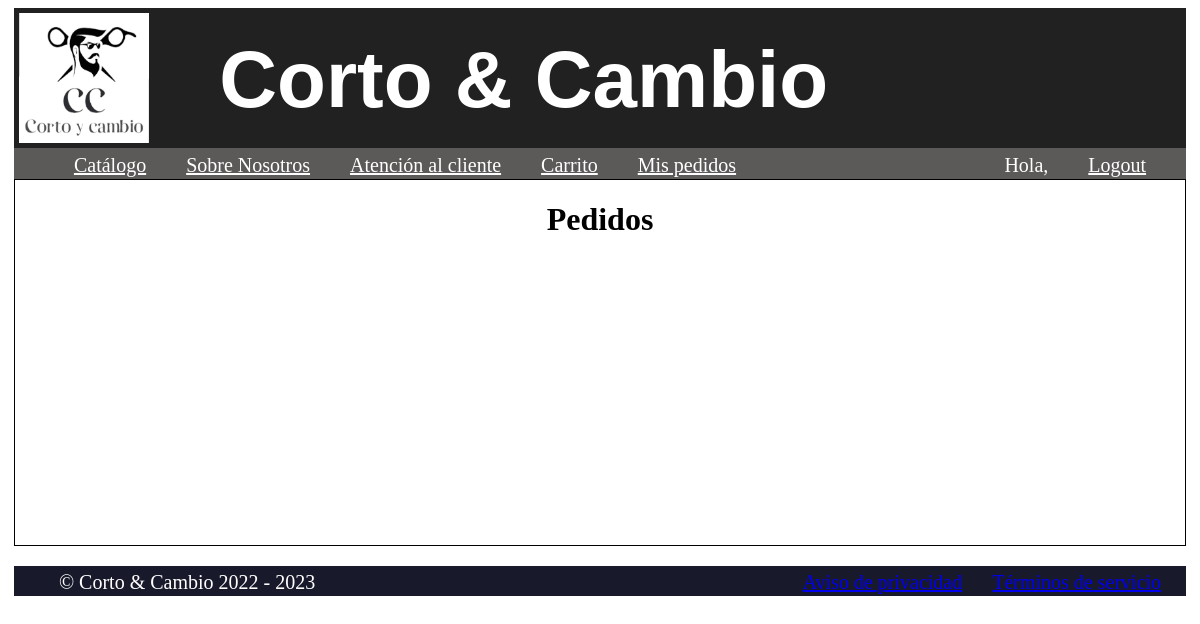
Before: /shop/orders/my_orders (signed in) with the older database file.
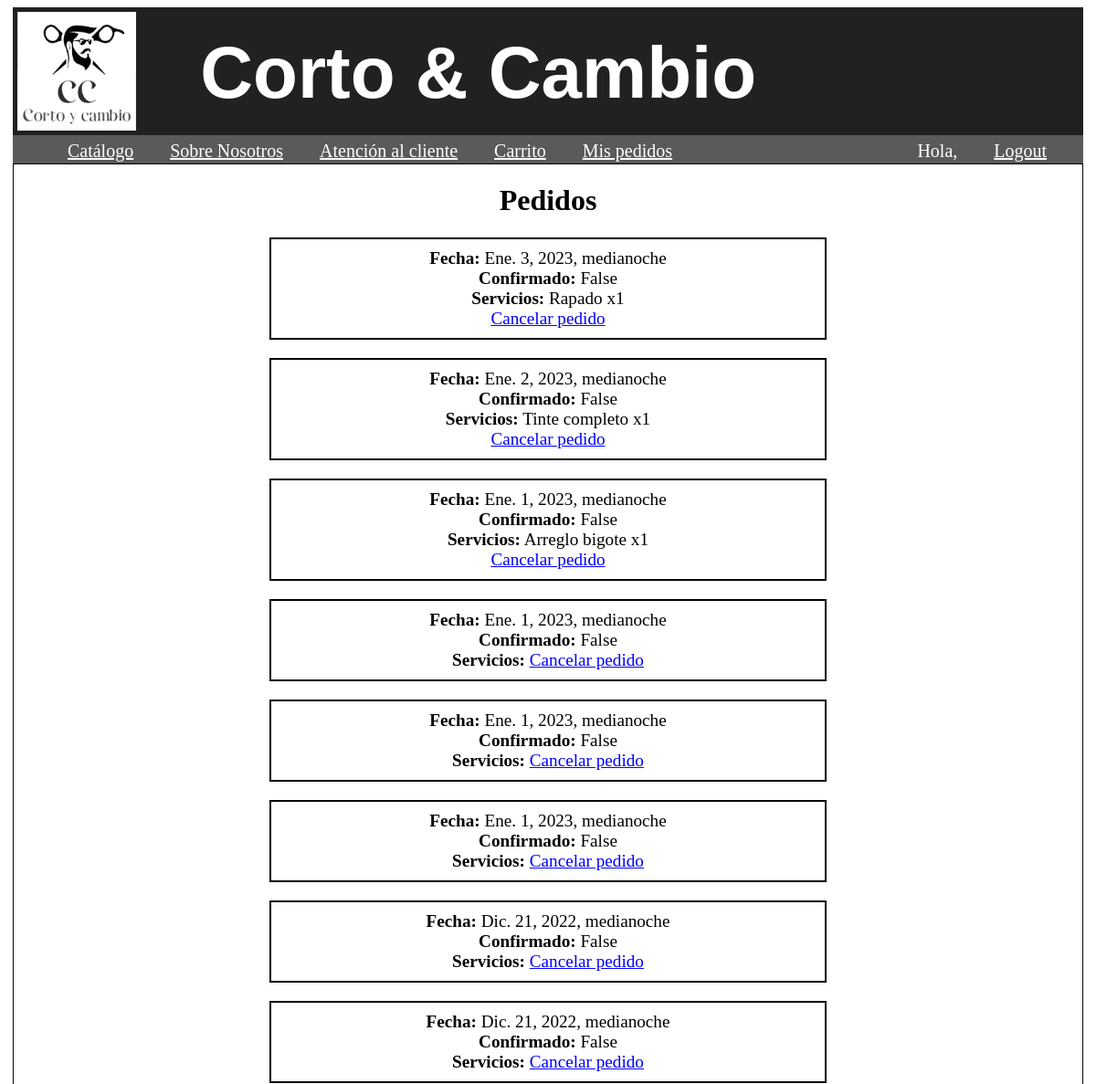
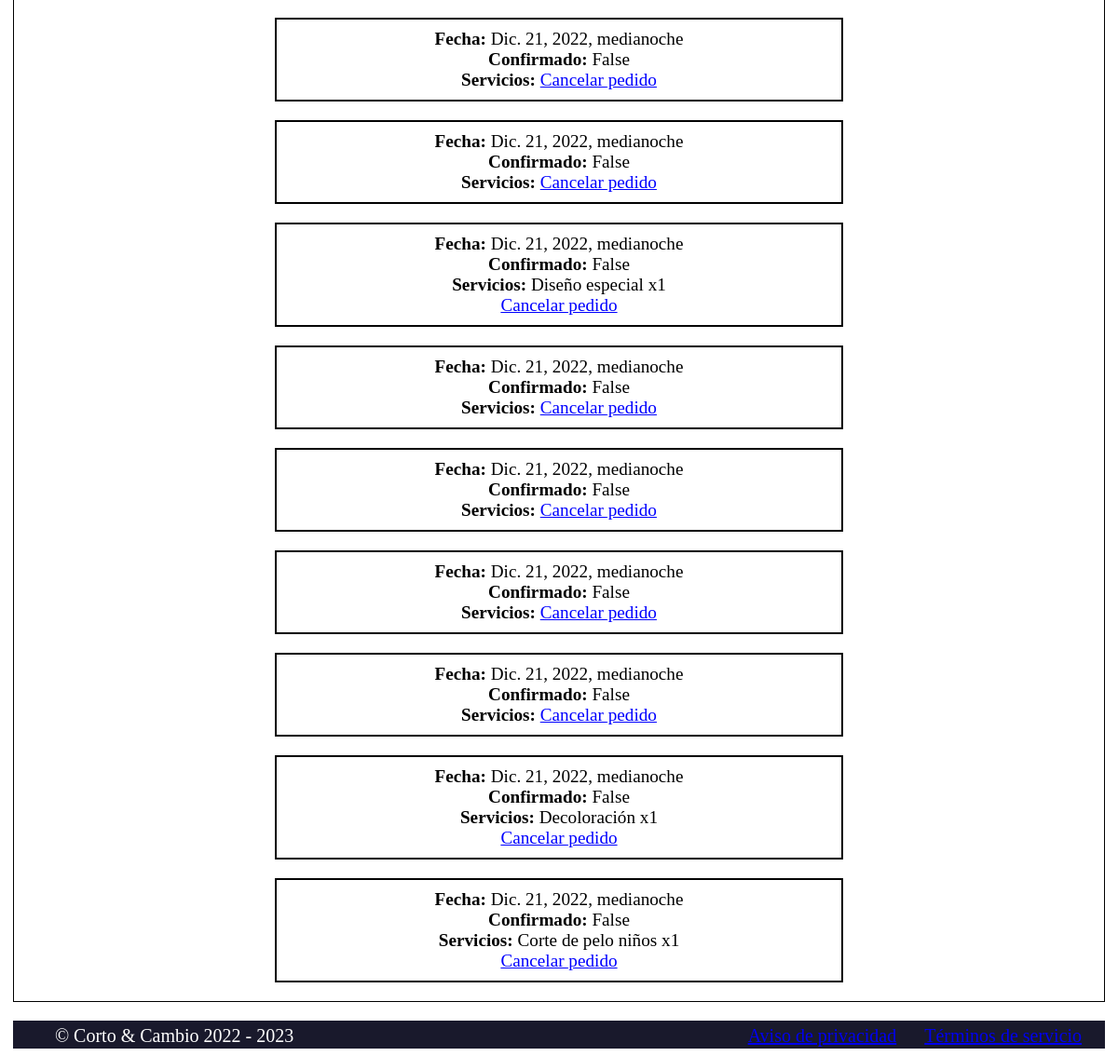
After: the same page with the newer database file (2 pictures, top to bottom).
### orders/models.py (models this page shows, shortened)
class Order(models.Model):
    first_name = models.CharField(max_length=50)
    email = models.EmailField()
    created = models.DateTimeField(auto_now_add=True)
    updated = models.DateTimeField(auto_now=True)
    book_date = models.DateTimeField(validators=[MinValueValidator(timezone.now)], null=False)
    confirmed = models.BooleanField(default=False)
    paid = models.BooleanField(default=False)
    comment = models.CharField(max_length=250, default="Ninguno")
    class Meta:
        ordering = ('-created',)

class OrderItem(models.Model):
    order = models.ForeignKey(Order,
            related_name='items',
            on_delete=models.CASCADE)
    product = models.ForeignKey(Product,
            related_name='order_items',
            on_delete=models.CASCADE)
    price = models.DecimalField(max_digits=10, decimal_places=2)
    quantity = models.PositiveIntegerField(default=1)

### shop/models.py (models this page shows, shortened)
class Product(models.Model):
    category = models.ForeignKey(Category,
                                 related_name='products',
                                 on_delete=models.CASCADE)
    name = models.CharField(max_length=200, db_index=True)
    slug = models.SlugField(max_length=200, db_index=True)
    description = models.TextField(blank=True)
    image = models.ImageField(upload_to='products/%Y/%m/%d', blank=True)
    price = models.DecimalField(max_digits=4, decimal_places=2)
    available = models.BooleanField(default=True)
    created = models.DateTimeField(auto_now_add=True)
    updated = models.DateTimeField(auto_now=True)
    class Meta:
        ordering = ('name',)
        index_together = (('id', 'slug'),)

### orders/views.py (the view)
# urls.py: path('my_orders', views.my_orders, name='my_orders'),
@login_required
def my_orders(request):
    orderItems = OrderItem.objects.all()
    orders = Order.objects.all()
    lista = []
    u = request.user
    for o in orders:
        if o.first_name == u.first_name and o.email == u.email:
            lista.append(o)
    return render(request, 'my_orders.html', {'orderItems': orderItems, 'orders': lista})

### orders/templates/my_orders.html (shortened to what this page needs)
{% extends 'shop/layout.html' %} {% load static %} {% block content %}
<div id="pedidos">
<h1>Pedidos</h1>
{% for order in orders %}
<div id="pedido">
    <span><b>Fecha:</b> {{order.book_date}}</span>
    <br>
    <span><b>Confirmado:</b> {{order.confirmed}}</span>
    <br>
    <span><b>Servicios:</b>
        {% for i in orderItems %}
            {% if i.order == order %}
                {{i.product.name}} x{{i.quantity}}<br>
            {% endif %}
        {% endfor %}
    </span>
    <a id="enlace" href="cancel_order/{{order.id}}">Cancelar pedido</a>
</div>
{% endfor %}
</div>
{% endblock %}

Changed rows visible on the page:
added Order: book_date "Ene. 3, 2023, medianoche", confirmed "False"
added OrderItem: product.name "Rapado", quantity "1", shown under "Ene. 3, 2023, medianoche"
added Order: book_date "Ene. 2, 2023, medianoche", confirmed "False"
added OrderItem: product.name "Tinte completo", quantity "1", shown under "Ene. 2, 2023, medianoche"
added Order: book_date "Ene. 1, 2023, medianoche", confirmed "False"
added OrderItem: product.name "Arreglo bigote", quantity "1", shown under "Ene. 1, 2023, medianoche"
added Order: book_date "Ene. 1, 2023, medianoche", confirmed "False"
added Order: book_date "Ene. 1, 2023, medianoche", confirmed "False"
added Order: book_date "Ene. 1, 2023, medianoche", confirmed "False"
added Order: book_date "Dic. 21, 2022, medianoche", confirmed "False"
added Order: book_date "Dic. 21, 2022, medianoche", confirmed "False"
added Order: book_date "Dic. 21, 2022, medianoche", confirmed "False"
added Order: book_date "Dic. 21, 2022, medianoche", confirmed "False"
added Order: book_date "Dic. 21, 2022, medianoche", confirmed "False"
added OrderItem: product.name "Diseño especial", quantity "1", shown under "Dic. 21, 2022, medianoche"
added Order: book_date "Dic. 21, 2022, medianoche", confirmed "False"
added Order: book_date "Dic. 21, 2022, medianoche", confirmed "False"
added Order: book_date "Dic. 21, 2022, medianoche", confirmed "False"
added Order: book_date "Dic. 21, 2022, medianoche", confirmed "False"
added Order: book_date "Dic. 21, 2022, medianoche", confirmed "False"
added OrderItem: product.name "Decoloración", quantity "1", shown under "Dic. 21, 2022, medianoche"
added Order: book_date "Dic. 21, 2022, medianoche", confirmed "False"
added OrderItem: product.name "Corte de pelo niños", quantity "1", shown under "Dic. 21, 2022, medianoche"
